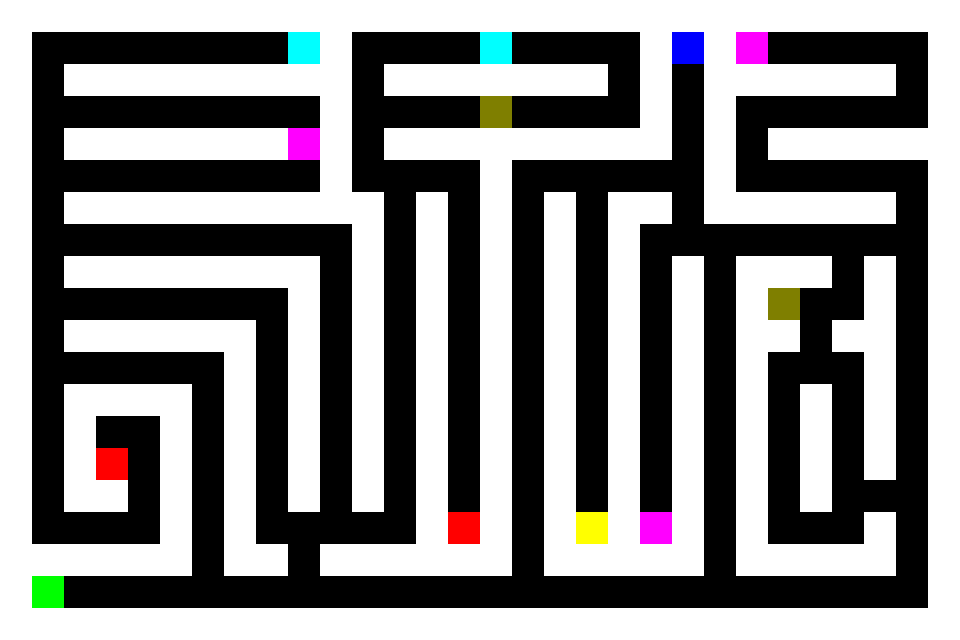

Below is a game level as drawn by its tile map, then a one-line description and the .tmx file that defines it, in full:
An orthogonal 30x20 tile map with 32x32 px tiles, 2 tile layers (tiles, walls).

<map version="1.10" tiledversion="1.11.2" orientation="orthogonal" renderorder="right-down" width="30" height="20" tilewidth="32" tileheight="32" infinite="0" nextlayerid="3" nextobjectid="1">
 <tileset firstgid="1" source="tiles.tsx" />
 <layer id="1" name="tiles" width="30" height="20">
  <data encoding="csv">
9,9,9,9,9,9,9,9,9,9,9,9,9,9,9,9,9,9,9,9,9,9,9,9,9,9,9,9,9,9,
9,1,1,1,1,1,1,1,1,5,9,1,1,1,1,5,1,1,1,1,9,7,9,4,1,1,1,1,1,9,
9,1,9,9,9,9,9,9,9,9,9,1,9,9,9,9,9,9,9,1,9,1,9,9,9,9,9,9,1,9,
9,1,1,1,1,1,1,1,1,1,9,1,1,1,1,8,1,1,1,1,9,1,9,1,1,1,1,1,1,9,
9,1,9,9,9,9,9,9,9,4,9,1,9,9,9,9,9,9,9,9,9,1,9,1,9,9,9,9,9,9,
9,1,1,1,1,1,1,1,1,1,9,1,1,1,1,9,1,1,1,1,1,1,9,1,1,1,1,1,1,9,
9,1,9,9,9,9,9,9,9,9,9,9,1,9,1,9,1,9,1,9,9,1,9,9,9,9,9,9,1,9,
9,1,1,1,1,1,1,1,1,1,1,9,1,9,1,9,1,9,1,9,1,1,1,1,1,1,1,1,1,9,
9,1,9,9,9,9,9,9,9,9,1,9,1,9,1,9,1,9,1,9,1,9,1,9,9,9,1,9,1,9,
9,1,1,1,1,1,1,1,1,9,1,9,1,9,1,9,1,9,1,9,1,9,1,9,8,1,1,9,1,9,
9,1,9,9,9,9,9,9,1,9,1,9,1,9,1,9,1,9,1,9,1,9,1,9,9,1,9,9,1,9,
9,1,1,1,1,1,1,9,1,9,1,9,1,9,1,9,1,9,1,9,1,9,1,9,1,1,1,9,1,9,
9,1,9,9,9,9,1,9,1,9,1,9,1,9,1,9,1,9,1,9,1,9,1,9,1,9,1,9,1,9,
9,1,9,1,1,9,1,9,1,9,1,9,1,9,1,9,1,9,1,9,1,9,1,9,1,9,1,9,1,9,
9,1,9,2,1,9,1,9,1,9,1,9,1,9,1,9,1,9,1,9,1,9,1,9,1,9,1,9,1,9,
9,1,9,9,1,9,1,9,1,9,1,9,1,9,1,9,1,9,1,9,1,9,1,9,1,9,1,1,1,9,
9,1,1,1,1,9,1,9,1,1,1,1,1,9,2,9,1,9,3,9,4,9,1,9,1,1,1,9,1,9,
9,9,9,9,9,9,1,9,9,1,9,9,9,9,9,9,1,9,9,9,9,9,1,9,9,9,9,9,1,9,
9,6,1,1,1,1,1,1,1,1,1,1,1,1,1,1,1,1,1,1,1,1,1,1,1,1,1,1,1,9,
9,9,9,9,9,9,9,9,9,9,9,9,9,9,9,9,9,9,9,9,9,9,9,9,9,9,9,9,9,9
</data>
 </layer>
 <layer id="2" name="walls" width="30" height="20">
  <data encoding="csv">
9,9,9,9,9,9,9,9,9,9,9,9,9,9,9,9,9,9,9,9,9,9,9,9,9,9,9,9,9,9,
9,0,0,0,0,0,0,0,0,0,9,0,0,0,0,0,0,0,0,0,9,0,9,0,0,0,0,0,0,9,
9,0,9,9,9,9,9,9,9,9,9,0,9,9,9,9,9,9,9,0,9,0,9,9,9,9,9,9,0,9,
9,0,0,0,0,0,0,0,0,0,9,0,0,0,0,0,0,0,0,0,9,0,9,0,0,0,0,0,0,9,
9,0,9,9,9,9,9,9,9,0,9,0,9,9,9,9,9,9,9,9,9,0,9,0,9,9,9,9,9,9,
9,0,0,0,0,0,0,0,0,0,9,0,0,0,0,9,0,0,0,0,0,0,9,0,0,0,0,0,0,9,
9,0,9,9,9,9,9,9,9,9,9,9,0,9,0,9,0,9,0,9,9,0,9,9,9,9,9,9,0,9,
9,0,0,0,0,0,0,0,0,0,0,9,0,9,0,9,0,9,0,9,0,0,0,0,0,0,0,0,0,9,
9,0,9,9,9,9,9,9,9,9,0,9,0,9,0,9,0,9,0,9,0,9,0,9,9,9,0,9,0,9,
9,0,0,0,0,0,0,0,0,9,0,9,0,9,0,9,0,9,0,9,0,9,0,9,0,0,0,9,0,9,
9,0,9,9,9,9,9,9,0,9,0,9,0,9,0,9,0,9,0,9,0,9,0,9,9,0,9,9,0,9,
9,0,0,0,0,0,0,9,0,9,0,9,0,9,0,9,0,9,0,9,0,9,0,9,0,0,0,9,0,9,
9,0,9,9,9,9,0,9,0,9,0,9,0,9,0,9,0,9,0,9,0,9,0,9,0,9,0,9,0,9,
9,0,9,0,0,9,0,9,0,9,0,9,0,9,0,9,0,9,0,9,0,9,0,9,0,9,0,9,0,9,
9,0,9,0,0,9,0,9,0,9,0,9,0,9,0,9,0,9,0,9,0,9,0,9,0,9,0,9,0,9,
9,0,9,9,0,9,0,9,0,9,0,9,0,9,0,9,0,9,0,9,0,9,0,9,0,9,0,0,0,9,
9,0,0,0,0,9,0,9,0,0,0,0,0,9,0,9,0,9,0,9,0,9,0,9,0,0,0,9,0,9,
9,9,9,9,9,9,0,9,9,0,9,9,9,9,9,9,0,9,9,9,9,9,0,9,9,9,9,9,0,9,
9,0,0,0,0,0,0,0,0,0,0,0,0,0,0,0,0,0,0,0,0,0,0,0,0,0,0,0,0,9,
9,9,9,9,9,9,9,9,9,9,9,9,9,9,9,9,9,9,9,9,9,9,9,9,9,9,9,9,9,9
</data>
 </layer>
</map>